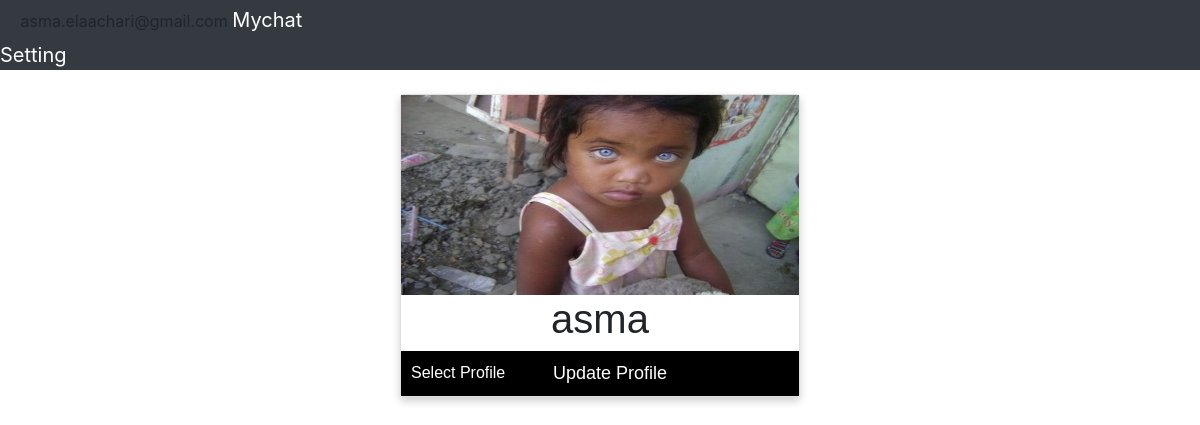
The app's page /upload.php (signed in) with its own data.
### tables this page shows
CREATE TABLE `user` (
  `user_id` int(11) NOT NULL,
  `user_name` varchar(100) NOT NULL,
  `user_pass` varchar(100) NOT NULL,
  `user_email` varchar(100) NOT NULL,
  `user_profile` varchar(255) NOT NULL,
  `user_country` text NOT NULL,
  `user_gender` text NOT NULL,
  `forgetten_answer` varchar(100) NOT NULL,
  `log_in` varchar(7) NOT NULL
);

### upload.php (the view, shortened to what this page needs)
<!DOCTYPE html>
<?php
include("include/connection.php");
include("include/header.php");
if (!isset($_SESSION['user_email'])) {
    header("location:signin.php");
}
else{
?>
<html lang="en">
<head>
    <link rel="stylesheet" href="https://maxcdn.bootstrapcdn.com/bootstrap/4.1.3/css/bootstrap.min.css">
</head>
<body>
    <?php
     $user = $_SESSION['user_email'];
     $get_user = "select * from user where user_email='$user'";
     $run_user = mysqli_query($con, $get_user);
     $row = mysqli_fetch_array($run_user);
     $user_name = $row['user_name'];
     $user_profile = $row['user_profile'];
     echo"
        <div class='card'>
            <img src='$user_profile' >
            <h1> $user_name</h1>
            <form method='post' enctype='multipart/form-data' >
            <label id='update_profile'><i class='fa fa-circle-o'
            aria-hidden='true'></i>
            Select Profile
            <input type='file' name='u_image' size='60'>
            </label>
            <button id='button_profile'  name='update'>&nbsp&nbsp&nbsp
            <i class='fa fa-heart' aria-hidden='true'></i>Update Profile</button>
            </form>
        </div> <br><br>
    ";
    ?>
</body>
</html>
<?php } ?>

### upload.php (style rules this page uses)
.card { box-shadow: 0 4px 8px 0 rgba(0, 0 ,0 , 0.2); max-width: 400px; margin: auto; text-align: center; font-family: arial; }
.card img { height: 200px; }
button { border: none; outline: 0; display:inline-block ; padding: 9px; color: white; background-color: #000; text-align: center; cursor: pointer; width: 100%; font-size: 18px; }
#update_profile { position: absolute; cursor:pointer; padding: 10px; border-radius: 10px; color: white; background-color: #000; }
label { padding: 7px; display: table; color: #fff; }

### records on screen
user: user_profile (picture), user_name "asma"

### other values on screen
$user "asma.elaachari@gmail.com"
